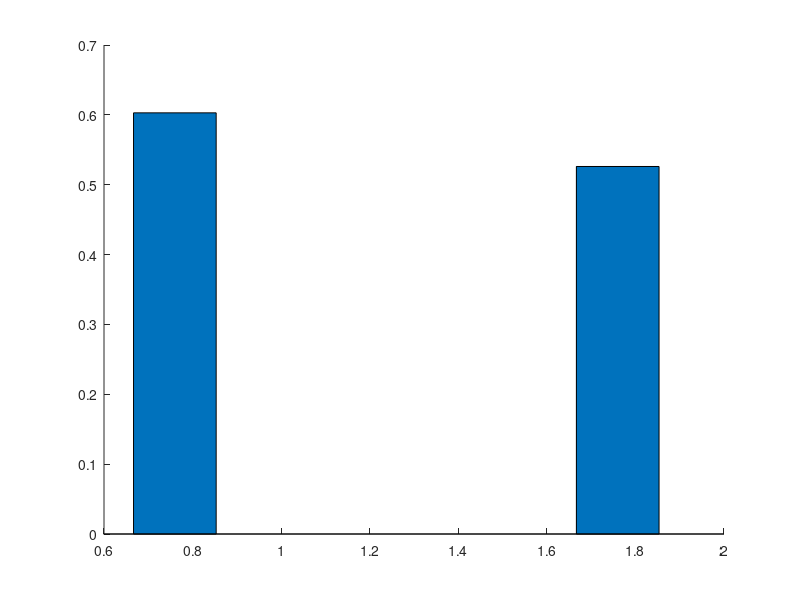

This figure's MATLAB source: (Note: this script raises an error after producing the figure.)
clear all;
clc;
mean=importdata('./results_mean.txt');
bar(mean,'group');
title('Evaluation');
legend_handle=legend('Precision','Recall','F-measure');
set(gca,'XGrid','on','XTickLabel',{'Otsu','Watershed'});
ylim([0 1]);

